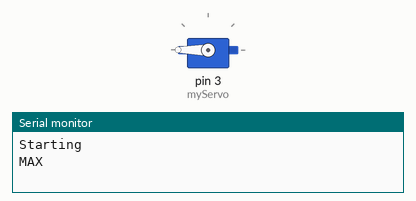
Simulated run of this sketch. Board: Arduino Uno, built with avr-gcc and run on an emulated ATmega328P. On the bench: servo, the last lines printed to the serial monitor.

Above: at 0.05 s.
At 4.0 s:
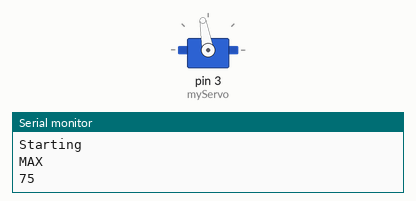
Timing chart, 0 to 5.2 s (numbered marks = the images above):
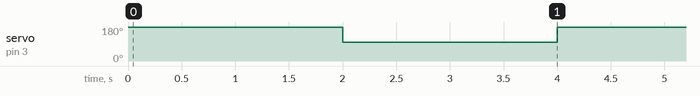

The sketch:

Lab1_Servo_SanityCheck.ino
```cpp
#include <Servo.h>

Servo myServo;

void setup() {
  // put your setup code here, to run once:
  Serial.begin(9600);
  myServo.attach(3);
  Serial.println("Starting");
}

void loop() {
  // put your main code here, to run repeatedly:
  Serial.println("MAX");
  myServo.write(180);
  delay(2000); // 2 seconds
  Serial.println("75");
  myServo.write(100);
  delay(2000);
}
```

Measured:
- by itself, servo on pin 3 (myServo): alternates 180° for 2.0 s and 100° for 2.0 s
